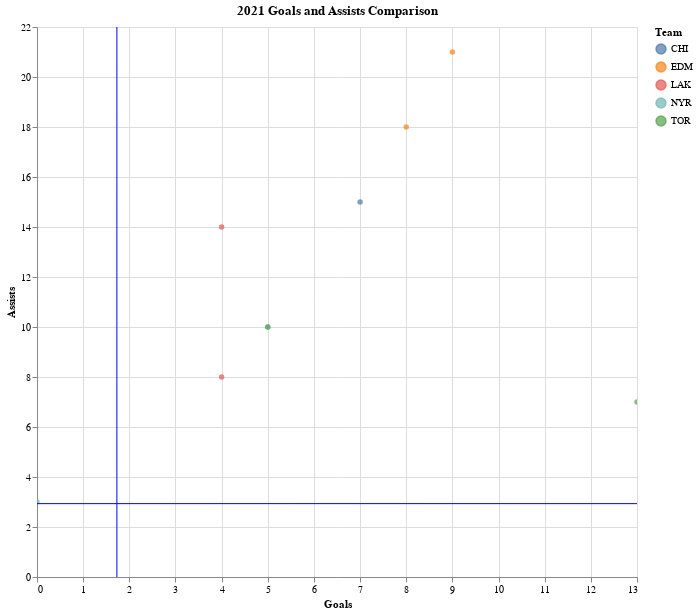

Notebook code for this chart:
### Markdown cell above
First thing we'll take a look at is how these players compare on goals and assists in 2021. You can interact with the chart in the following ways:

* Click multiple players to see their names
* Drag and zoom in on the chart
* Hover over a player to see their names
* The blue lines represent the NHL average for goals and assists

The colors represent the teams they play for to easily distinguish between the player groups.

### Code cell
#hide_input

hover = alt.selection_single(
    on='mouseover',  # select on mouseover
    nearest=True,    # select nearest point to mouse cursor
    empty='none'     # empty selection should match nothing
)

click = alt.selection_multi(
    empty='none' # empty selection matches no points
)

grule = alt.Chart(NHL2021BaseStatscsv).mark_rule(color = "blue").encode(
    x = "mean(G):Q"
)

arule = alt.Chart(NHL2021BaseStatscsv).mark_rule(color = "blue").encode(
    y = "mean(A):Q"
)

# scatter plot encodings shared by all marks
plot = alt.Chart(ChartDF).mark_circle().encode(
    x=alt.X('G:Q', axis=alt.Axis(title='Goals')),
    y=alt.Y('A:Q', axis=alt.Axis(title='Assists')),
    color= alt.Color("Tm", legend = alt.Legend(title = "Team")),
    tooltip=['G:Q', 'A:Q']
).properties(
    title = "2021 Goals and Assists Comparison"
) 
    
# shared base for new layers
base = plot.transform_filter(
    hover | click # filter to points in either selection
)

# layer scatter plot points, halo annotations, and title labels
alt.layer(
    plot.add_selection(hover).add_selection(click).add_selection(alt.selection_interval(bind='scales')),
    base.mark_point(size=100, stroke='firebrick', strokeWidth=1),
    base.mark_text(dx=4, dy=-8, align='right', stroke='white', strokeWidth=2).encode(text='Player:N'),
    base.mark_text(dx=4, dy=-8, align='right').encode(text='Player:N'),
    grule,
    arule,
    data=ChartDF
).properties(
    width=600,
    height=550
)

### Figure 1 — Vega-Lite specification as saved in the notebook (floating-point values rounded to 4 significant figures; data arrays with more than 128 entries replaced by an {"elided": "..."} marker saying what was removed)
{"config": {"view": {"continuousWidth": 400, "continuousHeight": 300}}, "layer": [{"data": {"name": "data-8e3566e7d60bc6f8e07a83ad14051e0f"}, "mark": "circle", "encoding": {"color": {"type": "nominal", "field": "Tm", "legend": {"title": "Team"}}, "tooltip": [{"type": "quantitative", "field": "G"}, {"type": "quantitative", "field": "A"}], "x": {"type": "quantitative", "axis": {"title": "Goals"}, "field": "G"}, "y": {"type": "quantitative", "axis": {"title": "Assists"}, "field": "A"}}, "selection": {"selector025": {"type": "single", "on": "mouseover", "nearest": true, "empty": "none"}, "selector026": {"type": "multi", "empty": "none"}, "selector027": {"type": "interval", "bind": "scales"}}, "title": "2021 Goals and Assists Comparison"}, {"data": {"name": "data-8e3566e7d60bc6f8e07a83ad14051e0f"}, "mark": {"type": "point", "size": 100, "stroke": "firebrick", "strokeWidth": 1}, "encoding": {"color": {"type": "nominal", "field": "Tm", "legend": {"title": "Team"}}, "tooltip": [{"type": "quantitative", "field": "G"}, {"type": "quantitative", "field": "A"}], "x": {"type": "quantitative", "axis": {"title": "Goals"}, "field": "G"}, "y": {"type": "quantitative", "axis": {"title": "Assists"}, "field": "A"}}, "title": "2021 Goals and Assists Comparison", "transform": [{"filter": {"selection": {"or": ["selector025", "selector026"]}}}]}, {"data": {"name": "data-8e3566e7d60bc6f8e07a83ad14051e0f"}, "mark": {"type": "text", "align": "right", "dx": 4, "dy": -8, "stroke": "white", "strokeWidth": 2}, "encoding": {"color": {"type": "nominal", "field": "Tm", "legend": {"title": "Team"}}, "text": {"type": "nominal", "field": "Player"}, "tooltip": [{"type": "quantitative", "field": "G"}, {"type": "quantitative", "field": "A"}], "x": {"type": "quantitative", "axis": {"title": "Goals"}, "field": "G"}, "y": {"type": "quantitative", "axis": {"title": "Assists"}, "field": "A"}}, "title": "2021 Goals and Assists Comparison", "transform": [{"filter": {"selection": {"or": ["selector025", "selector026"]}}}]}, {"data": {"name": "data-8e3566e7d60bc6f8e07a83ad14051e0f"}, "mark": {"type": "text", "align": "right", "dx": 4, "dy": -8}, "encoding": {"color": {"type": "nominal", "field": "Tm", "legend": {"title": "Team"}}, "text": {"type": "nominal", "field": "Player"}, "tooltip": [{"type": "quantitative", "field": "G"}, {"type": "quantitative", "field": "A"}], "x": {"type": "quantitative", "axis": {"title": "Goals"}, "field": "G"}, "y": {"type": "quantitative", "axis": {"title": "Assists"}, "field": "A"}}, "title": "2021 Goals and Assists Comparison", "transform": [{"filter": {"selection": {"or": ["selector025", "selector026"]}}}]}, {"data": {"name": "data-f0818fe24e8f3f6bd33cefb1e7385c39"}, "mark": {"type": "rule", "color": "blue"}, "encoding": {"x": {"type": "quantitative", "aggregate": "mean", "field": "G"}}}, {"data": {"name": "data-f0818fe24e8f3f6bd33cefb1e7385c39"}, "mark": {"type": "rule", "color": "blue"}, "encoding": {"y": {"type": "quantitative", "aggregate": "mean", "field": "A"}}}], "data": {"name": "data-8e3566e7d60bc6f8e07a83ad14051e0f"}, "height": 550, "width": 600, "$schema": "https://vega.github.io/schema/vega-lite/v4.8.1.json", "datasets": {"data-8e3566e7d60bc6f8e07a83ad14051e0f": [{"Rk": 170, "Player": "Drew Doughty", "Age": 31, "Tm": "LAK", "Pos": "D", "GP": 14, "G": 4, "A": 8, "PTS": 12, "+/-": -2, "PIM": 4, "PS": 1.9, "EV": 2, "PP": 2, "SH": 0, "GW": 0, "EV.1": 2, "PP.1": 6, "SH.1": 0, "S": 23, "S%": 17.4, "TOI": 373, "ATOI": "26:41", "BLK": 24, "HIT": 17, "FOW": 0, "FOL": 0, "FO%": null}, {"Rk": 173, "Player": "Leon Draisaitl", "Age": 25, "Tm": "EDM", "Pos": "C", "GP": 17, "G": 8, "A": 18, "PTS": 26, "+/-": 11, "PIM": 4, "PS": 3.2, "EV": 3, "PP": 4, "SH": 1, "GW": 3, "EV.1": 12, "PP.1": 6, "SH.1": 0, "S": 45, "S%": 17.8, "TOI": 373, "ATOI": "21:55", "BLK": 7, "HIT": 12, "FOW": 191, "FOL": 134, "FO%": 58.8}, {"Rk": 356, "Player": "Patrick Kane", "Age": 32, "Tm": "CHI", "Pos": "RW", "GP": 17, "G": 7, "A": 15, "PTS": 22, "+/-": 3, "PIM": 10, "PS": 2.5, "EV": 5, "PP": 2, "SH": 0, "GW": 0, "EV.1": 10, "PP.1": 5, "SH.1": 0, "S": 62, "S%": 11.3, "TOI": 375, "ATOI": "22:02", "BLK": 7, "HIT": 5, "FOW": 0, "FOL": 0, "FO%": null}, {"Rk": 381, "Player": "Anze Kopitar", "Age": 33, "Tm": "LAK", "Pos": "C", "GP": 14, "G": 4, "A": 14, "PTS": 18, "+/-": 2, "PIM": 2, "PS": 1.9, "EV": 3, "PP": 1, "SH": 0, "GW": 1, "EV.1": 5, "PP.1": 9, "SH.1": 0, "S": 33, "S%": 12.1, "TOI": 305, "ATOI": "21:48", "BLK": 10, "HIT": 13, "FOW": 157, "FOL": 138, "FO%": 53.2}, {"Rk": 464, "Player": "Auston Matthews", "Age": 23, "Tm": "TOR", "Pos": "C", "GP": 15, "G": 13, "A": 7, "PTS": 20, "+/-": 7, "PIM": 2, "PS": 3.0, "EV": 9, "PP": 4, "SH": 0, "GW": 5, "EV.1": 7, "PP.1": 0, "SH.1": 0, "S": 65, "S%": 20.0, "TOI": 331, "ATOI": "22:02", "BLK": 17, "HIT": 21, "FOW": 144, "FOL": 129, "FO%": 52.7}, {"Rk": 472, "Player": "Connor McDavid", "Age": 24, "Tm": "EDM", "Pos": "C", "GP": 17, "G": 9, "A": 21, "PTS": 30, "+/-": 1, "PIM": 10, "PS": 3.3, "EV": 5, "PP": 4, "SH": 0, "GW": 3, "EV.1": 12, "PP.1": 9, "SH.1": 0, "S": 68, "S%": 13.2, "TOI": 382, "ATOI": "22:30", "BLK": 6, "HIT": 19, "FOW": 110, "FOL": 115, "FO%": 48.9}, {"Rk": 543, "Player": "Artemi Panarin", "Age": 29, "Tm": "NYR", "Pos": "LW", "GP": 12, "G": 5, "A": 10, "PTS": 15, "+/-": 0, "PIM": 0, "PS": 1.8, "EV": 3, "PP": 2, "SH": 0, "GW": 0, "EV.1": 6, "PP.1": 4, "SH.1": 0, "S": 35, "S%": 14.3, "TOI": 250, "ATOI": "20:51", "BLK": 0, "HIT": 5, "FOW": 0, "FOL": 1, "FO%": 0.0}, {"Rk": 696, "Player": "John Tavares", "Age": 30, "Tm": "TOR", "Pos": "C", "GP": 16, "G": 5, "A": 10, "PTS": 15, "+/-": 4, "PIM": 6, "PS": 1.7, "EV": 1, "PP": 4, "SH": 0, "GW": 1, "EV.1": 7, "PP.1": 3, "SH.1": 0, "S": 46, "S%": 10.9, "TOI": 284, "ATOI": "17:46", "BLK": 7, "HIT": 19, "FOW": 135, "FOL": 93, "FO%": 59.2}, {"Rk": 718, "Player": "Jacob Trouba", "Age": 26, "Tm": "NYR", "Pos": "D", "GP": 14, "G": 0, "A": 3, "PTS": 3, "+/-": 0, "PIM": 14, "PS": 0.8, "EV": 0, "PP": 0, "SH": 0, "GW": 0, "EV.1": 3, "PP.1": 0, "SH.1": 0, "S": 27, "S%": 0.0, "TOI": 303, "ATOI": "21:40", "BLK": 33, "HIT": 48, "FOW": 0, "FOL": 0, "FO%": null}], "data-f0818fe24e8f3f6bd33cefb1e7385c39": {"elided": "775 records"}}}
